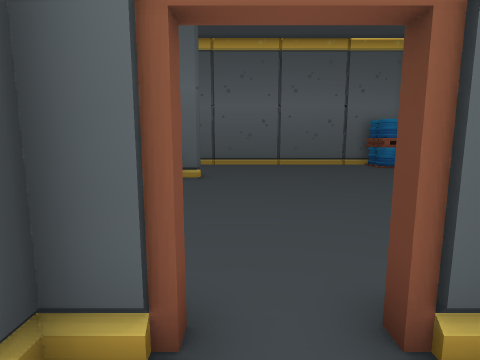
[1] (above)

22 first-person views from a walk through a 3-D level made in the Godot game engine. The camera is 1.5 m above the floor, tilts 8° down and sees 80° across. The floor is counted in squares, 1 m on a side. Each view is taken from the middle of a square. On the plan, view 1 faces up. The plan holds only what a view shows up to about 14 squares ahead; the rest is blank. The place goes on beyond the plan.

[2]
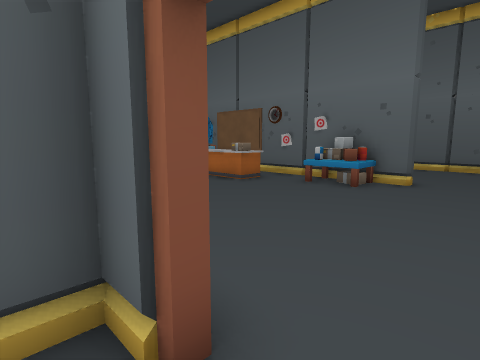

[3]
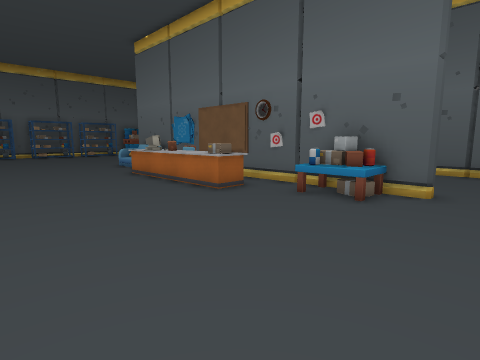

[4]
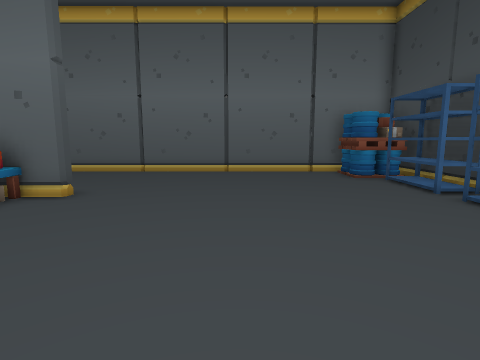

[5]
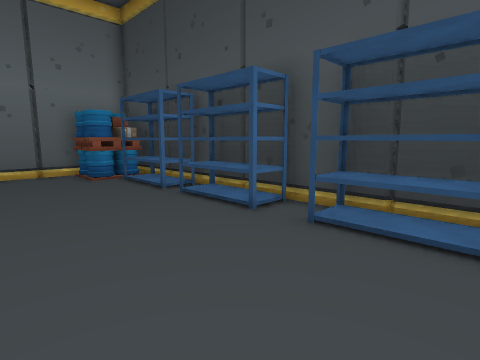

[6]
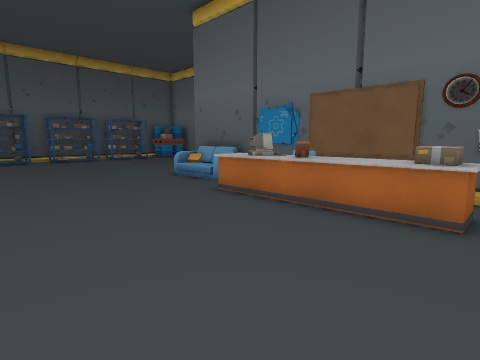

[7]
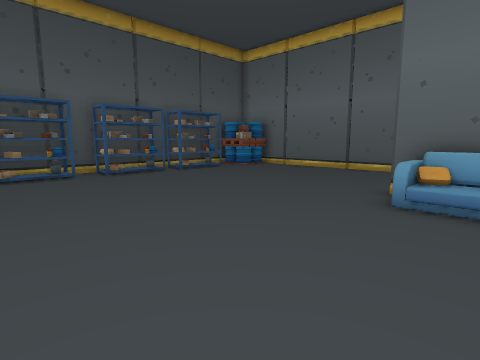

[8]
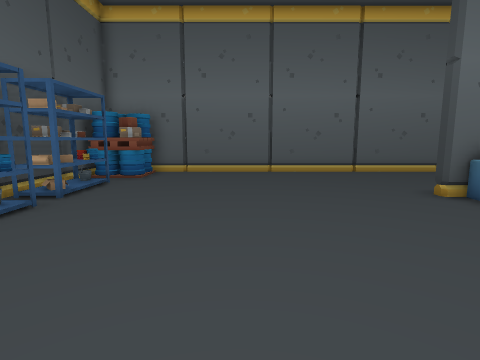

[9]
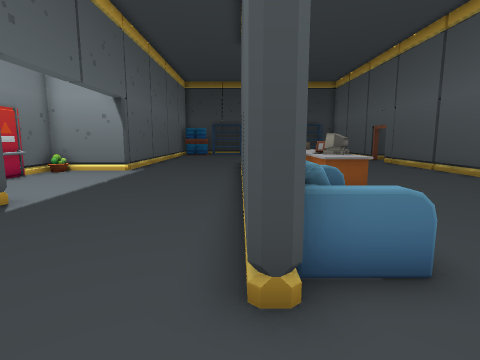

[10]
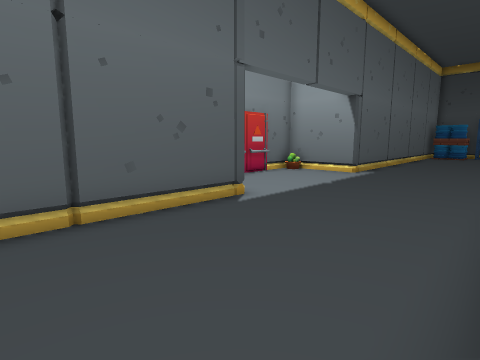

[11]
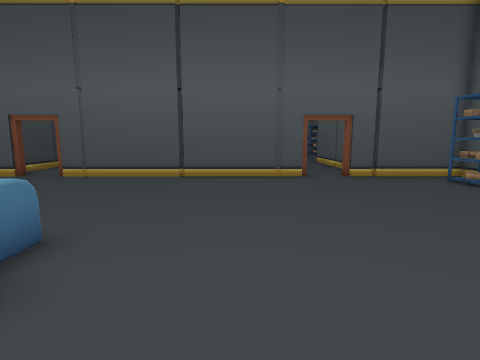

[12]
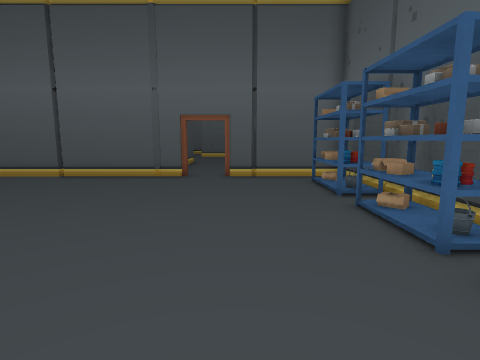

[13]
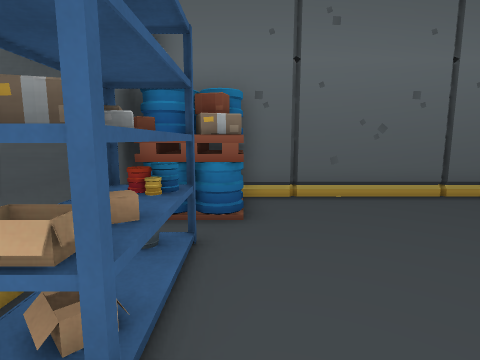

[14]
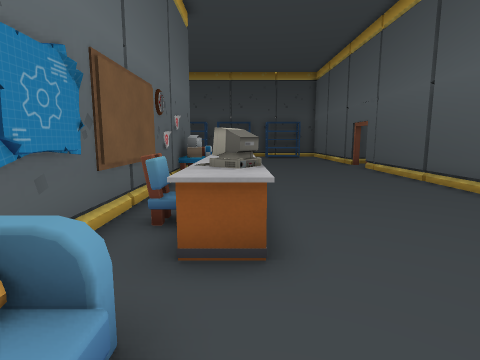

[15]
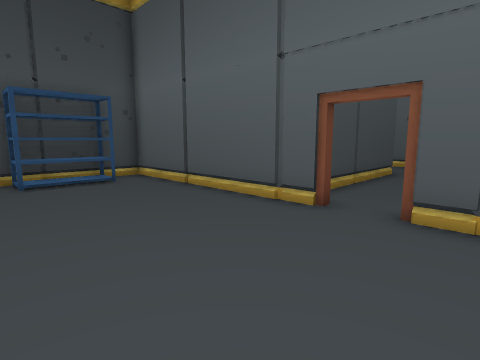

[16]
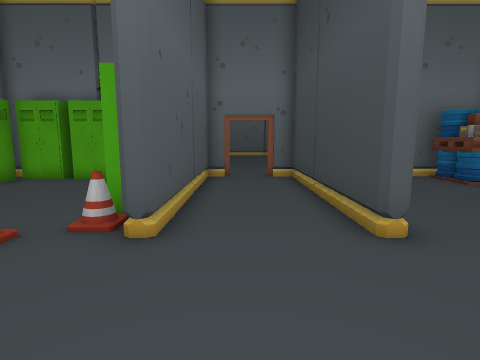

[17]
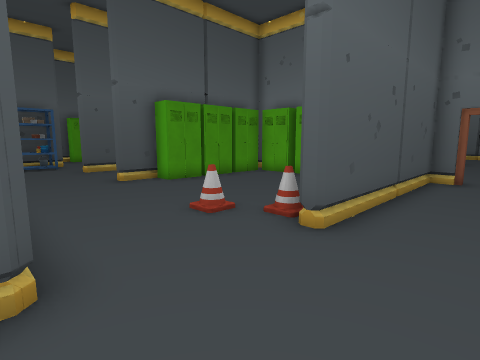

[18]
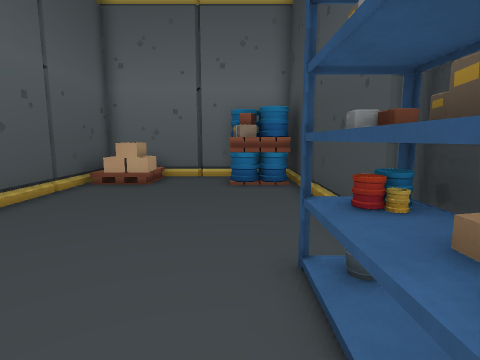

[19]
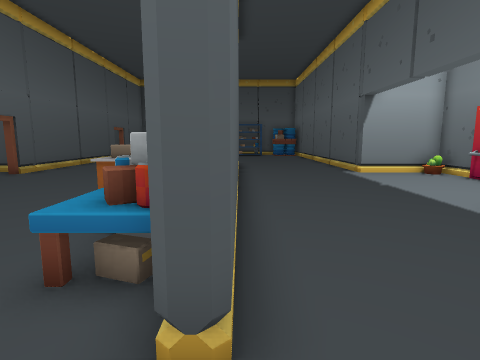

[20]
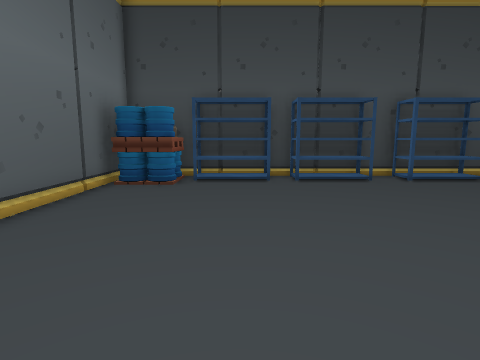

[21]
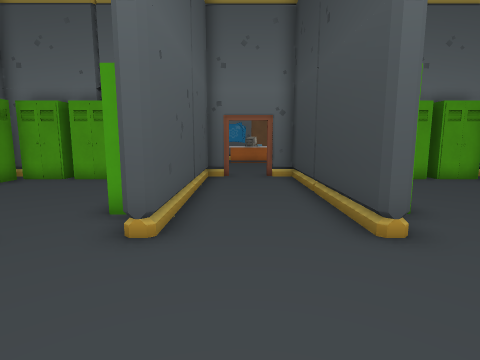

[22]
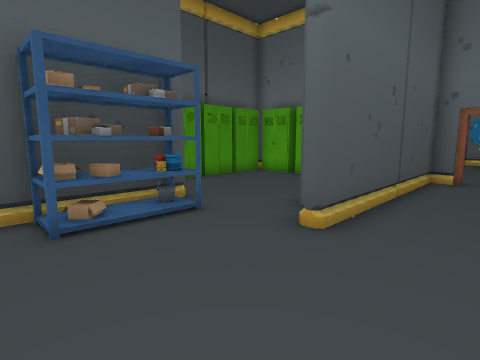

### Floor plan
Points are (right, up) in squares from view 1. A wall is a line through its corners. A room is listed if a view was taken in it or the views show most of it. See-through windows are left out.
Room 1 (views 1, 16, 17, 18, 21, 22)
walls: (-9.3, -4.5) (-9.3, -5.7); (-9.8, -5.8) (-9.8, 0.6); (-13.3, -0.4) (-13.3, -5.8); (-8.9, 1.8) (-9.4, 1.8); (-15.9, -8.5) (-15.9, -9.1); (-16.3, -8.5) (-16.3, -9); (-17.3, -5.8) (-17.3, -6.6); (-1.3, -0.4) (-1.3, -3.6); (2.1, -5.8) (2.1, 0.6); (10, -7.6) (10, 1.8) (2.6, 1.8) (2.6, -3.8)
low walls: (4.9, 0.6) (4.9, -0.1)
ways out: opening at (-24, 1) to room 2; opening at (-12, 0.7) to room 2; opening at (0, 0.7) to room 2
objects: other object (-21, -4); other object (-21, -3); locker (-21, -2) to (-21, -1); locker (-21, 0) to (-21, 1); locker (-20, -3); locker (-20, -2); locker (-20, -1); locker (-20, 0); locker (-20, 1); locker (-19, 1); locker (-18, 1); box (-17, -8); other object (-17, -7); locker (-17, 1); box (-16, -8); other object (-16, -7); locker (-14, -4); locker (-9, -4); locker (-9, -3); locker (-9, -2); locker (-9, -1); locker (-9, 0); locker (-9, 1); locker (-8, -3); locker (-8, -1); locker (-8, 0); locker (-8, 1); locker (-7, 1); locker (-6, 1); locker (-5, 1); other object (-4, -6); locker (-4, 1); locker (-3, 1); other object (-2, -5); locker (-2, -4); pallet (8, 0) to (9, 1); box (9, -9); box (9, -8); box (9, -7)
Room 2 (views 2, 3, 4, 5, 6, 7, 8, 9, 10, 11, 12, 13, 14, 15, 19, 20)
walls: (-10.9, 11.9) (-9, 11.9); (-12.6, 9.4) (-12.6, 9.8) (-10.6, 9.8); (-7.4, 8.7) (-9.5, 8.7); (-6.6, 9.9) (-6.6, 9.4); (-13.6, 11.4) (-17.6, 11.4); (-6, 11.9) (-1.6, 11.9); (-17.6, 11.9) (-13.6, 11.9); (-8.5, 2.2) (-0.4, 2.2) (-0.4, 1.8) (-1.3, 1.8) (-1.3, -0.4); (-12.5, 2.2) (-12.5, 1.8); (-1.6, 11.4) (-13.3, 11.4); (-9.8, 0.6) (-9.8, 1.8) (-10.9, 1.8) (-10.9, 2.2) (-10.1, 2.2); (-13.3, 19.5) (-13.3, 17.5) (-27.9, 17.5); (-10.6, 21) (-12.5, 21); (-6.5, 21) (-9.6, 21); (-22.9, 2.2) (-12.7, 2.2) (-12.7, 1.8) (-13.3, 1.8) (-13.3, -0.4); (2.1, 0.6) (2.1, 1.8) (1.2, 1.8) (1.2, 2.2) (10, 2.2) (10, 16.6); (8.5, 11.9) (8.5, 14.7); (8.5, 3.9) (8.5, 6.7) (9.8, 6.7); (9.8, 8.1) (8.5, 8.1) (8.5, 10.9); (-28.5, 2.2) (-24.4, 2.2); (8.9, 17.5) (-6, 17.5) (-6, 19.5)
low walls: (-8.1, 20.8) (-9.4, 20.8)
ways out: opening at (-24, 1) to room 1; opening at (-12, 0.7) to room 1; opening at (0, 0.7) to room 1; closed door at (-9.5, 21)
objects: other object (-28, 4); other object (-28, 5); other object (-28, 6); box (-28, 8); box (-28, 9); box (-28, 10); box (-28, 12); box (-28, 13); other object (-28, 14); pallet (-28, 16) to (-27, 17); other object (-16, 11) to (-14, 11); other object (-13, 20) to (-13, 21); other object (-12, 9) to (-10, 9); other object (-11, 11); box (-7, 9); table (-4, 10) to (-3, 11); pallet (8, 16) to (9, 17)

Positions as (right, up) in squares from view 1, and headings:
1: (0, 0), facing up
2: (1, 1), facing up-left
3: (0, 3), facing up-left
4: (3, 4), facing up
5: (4, 4), facing up-right
6: (-6, 3), facing up-left
7: (-15, 3), facing up-left
8: (-23, 4), facing up
9: (-20, 12), facing right
10: (-19, 12), facing up-right
11: (-20, 14), facing down
12: (-25, 14), facing down
13: (-27, 10), facing up
14: (-16, 9), facing right
15: (-2, 8), facing down-right
16: (0, -10), facing up
17: (1, -10), facing up-left
18: (8, -10), facing up
19: (0, 12), facing left
20: (-2, 13), facing right
21: (-12, -10), facing up
22: (-11, -10), facing up-left
